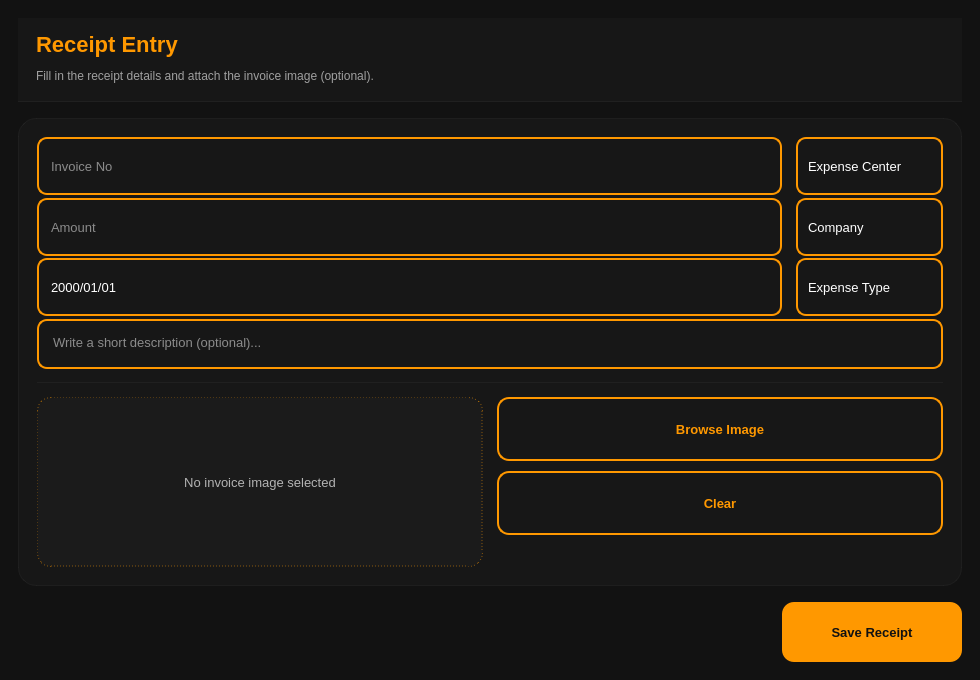
<?xml version="1.0" encoding="UTF-8"?>
<ui version="4.0">
 <class>Receipt_Entry</class>
 <widget class="QWidget" name="Receipt_Entry">
  <property name="windowModality">
   <enum>Qt::ApplicationModal</enum>
  </property>
  <property name="geometry">
   <rect>
    <x>0</x>
    <y>0</y>
    <width>980</width>
    <height>680</height>
   </rect>
  </property>
  <property name="minimumSize">
   <size>
    <width>900</width>
    <height>640</height>
   </size>
  </property>
  <property name="maximumSize">
   <size>
    <width>1920</width>
    <height>1080</height>
   </size>
  </property>
  <property name="windowTitle">
   <string>Receipt Entry</string>
  </property>
  <property name="styleSheet">
   <string notr="true">
/* =========================
   BASE
   ========================= */
QWidget {
    background-color: #121212;
    color: #EAEAEA;
    font-family: &quot;Segoe UI&quot;;
    font-size: 13px;
}
/* =========================
   HEADER
   ========================= */
QFrame#headerBar {
    background-color: #171717;
    border-bottom: 1px solid rgba(255,255,255,10);
}
QLabel {
    background-color: #171717;
}

QLabel#lblTitle {
    color: #FF9800;
    font-size: 22px;
    font-weight: 800;
}

QLabel#lblSubtitle {
    color: rgba(255,255,255,150);
    font-size: 12px;
}

/* =========================
   CARD
   ========================= */
QFrame#contentCard {
    background-color: #171717;
    border: 1px solid rgba(255,255,255,10);
    border-radius: 18px;
}

/* Divider */
QFrame#divider {
    background-color: rgba(255,255,255,10);
}

/* =========================
   LABELS
   ========================= */
QLabel.formLabel {
    color: rgba(255,255,255,200);
    font-weight: 600;
}

/* =========================
   INPUTS (consistent)
   ========================= */
QLineEdit, QComboBox, QDateEdit, QTextEdit {
    background-color: transparent;
    color: #FFFFFF;
    border: 1.5px solid #FF9800;
    border-radius: 10px;
    padding: 8px 10px;
}

QLineEdit, QComboBox, QDateEdit {
    min-height: 38px;
}

QTextEdit {
    padding: 10px;
}

QLineEdit:focus, QComboBox:focus, QDateEdit:focus, QTextEdit:focus {
    border: 2px solid #FFA726;
}

/* Combo dropdown */
QComboBox::drop-down {
    border: none;
    width: 28px;
}
QComboBox::down-arrow {
    width: 10px;
    height: 10px;
}

/* DateEdit arrow/popup */
QDateEdit::drop-down {
    border: none;
    width: 28px;
}

/* =========================
   ATTACHMENT PREVIEW
   ========================= */
QLabel#lblSelectPicture {
    border: 1px dashed rgba(255,152,0,120);
    border-radius: 14px;
    color: rgba(255,255,255,170);
    background-color: rgba(255,255,255,4);
}
/* =========================
   BUTTONS
   ========================= */
QPushButton {
    background-color: transparent;
    color: #FF9800;
    font-weight: bold;
    border: 2px solid #FF9800;
    border-radius: 12px;
    padding: 10px 14px;
    min-height: 40px;
}

QPushButton:hover {
    background-color: rgba(255, 152, 0, 25);
}

QPushButton:pressed {
    background-color: rgba(255, 152, 0, 60);
    color: black;
}

/* Primary action button */
QPushButton#btnSave {
    background-color: #FF9800;
    color: #111111;
    border: none;
    font-weight: 800;
}

QPushButton#btnSave:hover {
    background-color: #FFA726;
}

QPushButton#btnSave:pressed {
    background-color: #F57C00;
}

/* Secondary button (optional) */
QPushButton#btnCancel {
    border-color: rgba(255,255,255,22);
    color: rgba(255,255,255,200);
}
QPushButton#btnCancel:hover {
    background-color: rgba(255,255,255,6);
}

/* Disabled */
QPushButton:disabled {
    border-color: #555;
    color: #555;
}
   </string>
  </property>
  <layout class="QVBoxLayout" name="rootLayout">
   <property name="spacing">
    <number>16</number>
   </property>
   <property name="leftMargin">
    <number>18</number>
   </property>
   <property name="topMargin">
    <number>18</number>
   </property>
   <property name="rightMargin">
    <number>18</number>
   </property>
   <property name="bottomMargin">
    <number>18</number>
   </property>
   <item>
    <widget class="QFrame" name="headerBar">
     <property name="minimumSize">
      <size>
       <width>0</width>
       <height>84</height>
      </size>
     </property>
     <property name="frameShape">
      <enum>QFrame::NoFrame</enum>
     </property>
     <layout class="QVBoxLayout" name="headerLayout">
      <property name="spacing">
       <number>6</number>
      </property>
      <property name="leftMargin">
       <number>18</number>
      </property>
      <property name="topMargin">
       <number>14</number>
      </property>
      <property name="rightMargin">
       <number>18</number>
      </property>
      <property name="bottomMargin">
       <number>14</number>
      </property>
      <item>
       <widget class="QLabel" name="lblTitle">
        <property name="text">
         <string>Receipt Entry</string>
        </property>
       </widget>
      </item>
      <item>
       <widget class="QLabel" name="lblSubtitle">
        <property name="styleSheet">
         <string notr="true">QLabel {
    background-color: #171717;   /* orange */
}
</string>
        </property>
        <property name="text">
         <string>Fill in the receipt details and attach the invoice image (optional).</string>
        </property>
        <property name="wordWrap">
         <bool>true</bool>
        </property>
       </widget>
      </item>
     </layout>
    </widget>
   </item>
   <item>
    <widget class="QFrame" name="contentCard">
     <property name="maximumSize">
      <size>
       <width>16777215</width>
       <height>16777215</height>
      </size>
     </property>
     <property name="frameShape">
      <enum>QFrame::NoFrame</enum>
     </property>
     <layout class="QVBoxLayout" name="cardLayout">
      <property name="spacing">
       <number>14</number>
      </property>
      <property name="leftMargin">
       <number>18</number>
      </property>
      <property name="topMargin">
       <number>18</number>
      </property>
      <property name="rightMargin">
       <number>18</number>
      </property>
      <property name="bottomMargin">
       <number>18</number>
      </property>
      <item>
       <layout class="QGridLayout" name="formGrid">
        <property name="horizontalSpacing">
         <number>14</number>
        </property>
        <property name="verticalSpacing">
         <number>10</number>
        </property>
        <item row="2" column="0">
         <widget class="QLineEdit" name="leExpense">
          <property name="minimumSize">
           <size>
            <width>0</width>
            <height>58</height>
           </size>
          </property>
          <property name="placeholderText">
           <string>Amount</string>
          </property>
         </widget>
        </item>
        <item row="0" column="0">
         <widget class="QLineEdit" name="leInvoiceNumber">
          <property name="minimumSize">
           <size>
            <width>0</width>
            <height>58</height>
           </size>
          </property>
          <property name="placeholderText">
           <string>Invoice No</string>
          </property>
         </widget>
        </item>
        <item row="3" column="0">
         <widget class="QDateEdit" name="deDate">
          <property name="minimumSize">
           <size>
            <width>0</width>
            <height>58</height>
           </size>
          </property>
          <property name="styleSheet">
           <string notr="true">QDateEdit#deDate::drop-down { border-color: #FF9800; }
QDateEdit#deDate::drop-down:pressed { background-color: #F57C00; }
</string>
          </property>
          <property name="displayFormat">
           <string>yyyy/MM/dd</string>
          </property>
          <property name="calendarPopup">
           <bool>true</bool>
          </property>
         </widget>
        </item>
        <item row="2" column="1">
         <widget class="QComboBox" name="cbCompany">
          <property name="minimumSize">
           <size>
            <width>0</width>
            <height>58</height>
           </size>
          </property>
          <property name="placeholderText">
           <string>Company</string>
          </property>
          <item>
           <property name="text">
            <string>S</string>
           </property>
          </item>
          <item>
           <property name="text">
            <string>T</string>
           </property>
          </item>
         </widget>
        </item>
        <item row="0" column="1">
         <widget class="QComboBox" name="cbExpenseCenter">
          <property name="minimumSize">
           <size>
            <width>0</width>
            <height>58</height>
           </size>
          </property>
          <property name="maxVisibleItems">
           <number>6</number>
          </property>
          <property name="placeholderText">
           <string>Expense Center</string>
          </property>
          <item>
           <property name="text">
            <string>A</string>
           </property>
          </item>
          <item>
           <property name="text">
            <string>B</string>
           </property>
          </item>
          <item>
           <property name="text">
            <string>C</string>
           </property>
          </item>
         </widget>
        </item>
        <item row="7" column="0" colspan="2">
         <widget class="QTextEdit" name="teExplanation">
          <property name="minimumSize">
           <size>
            <width>0</width>
            <height>50</height>
           </size>
          </property>
          <property name="placeholderText">
           <string>Write a short description (optional)...</string>
          </property>
         </widget>
        </item>
        <item row="3" column="1">
         <widget class="QComboBox" name="cbExpenseType">
          <property name="minimumSize">
           <size>
            <width>0</width>
            <height>58</height>
           </size>
          </property>
          <property name="maxVisibleItems">
           <number>6</number>
          </property>
          <property name="placeholderText">
           <string>Expense Type</string>
          </property>
          <item>
           <property name="text">
            <string>A</string>
           </property>
          </item>
          <item>
           <property name="text">
            <string>B</string>
           </property>
          </item>
          <item>
           <property name="text">
            <string>C</string>
           </property>
          </item>
         </widget>
        </item>
       </layout>
      </item>
      <item>
       <widget class="QFrame" name="divider">
        <property name="minimumSize">
         <size>
          <width>0</width>
          <height>1</height>
         </size>
        </property>
        <property name="maximumSize">
         <size>
          <width>16777215</width>
          <height>1</height>
         </size>
        </property>
        <property name="frameShape">
         <enum>QFrame::NoFrame</enum>
        </property>
       </widget>
      </item>
      <item>
       <layout class="QHBoxLayout" name="attachRow">
        <property name="spacing">
         <number>14</number>
        </property>
        <item>
         <widget class="QLabel" name="lblSelectPicture">
          <property name="minimumSize">
           <size>
            <width>340</width>
            <height>170</height>
           </size>
          </property>
          <property name="text">
           <string>No invoice image selected</string>
          </property>
          <property name="scaledContents">
           <bool>true</bool>
          </property>
          <property name="alignment">
           <set>Qt::AlignCenter</set>
          </property>
         </widget>
        </item>
        <item>
         <layout class="QVBoxLayout" name="attachBtns">
          <property name="spacing">
           <number>10</number>
          </property>
          <item>
           <widget class="QPushButton" name="btnBrowse">
            <property name="minimumSize">
             <size>
              <width>160</width>
              <height>64</height>
             </size>
            </property>
            <property name="cursor">
             <cursorShape>PointingHandCursor</cursorShape>
            </property>
            <property name="text">
             <string>Browse Image</string>
            </property>
           </widget>
          </item>
          <item>
           <widget class="QPushButton" name="btnClear">
            <property name="minimumSize">
             <size>
              <width>160</width>
              <height>64</height>
             </size>
            </property>
            <property name="cursor">
             <cursorShape>PointingHandCursor</cursorShape>
            </property>
            <property name="text">
             <string>Clear</string>
            </property>
           </widget>
          </item>
          <item>
           <spacer name="spAttach">
            <property name="orientation">
             <enum>Qt::Vertical</enum>
            </property>
            <property name="sizeHint" stdset="0">
             <size>
              <width>20</width>
              <height>40</height>
             </size>
            </property>
           </spacer>
          </item>
         </layout>
        </item>
       </layout>
      </item>
     </layout>
    </widget>
   </item>
   <item>
    <layout class="QHBoxLayout" name="footerRow">
     <property name="spacing">
      <number>12</number>
     </property>
     <item>
      <spacer name="spFooterLeft">
       <property name="orientation">
        <enum>Qt::Horizontal</enum>
       </property>
       <property name="sizeHint" stdset="0">
        <size>
         <width>40</width>
         <height>20</height>
        </size>
       </property>
      </spacer>
     </item>
     <item>
      <widget class="QPushButton" name="btnSave">
       <property name="minimumSize">
        <size>
         <width>180</width>
         <height>60</height>
        </size>
       </property>
       <property name="cursor">
        <cursorShape>PointingHandCursor</cursorShape>
       </property>
       <property name="text">
        <string>Save Receipt</string>
       </property>
      </widget>
     </item>
    </layout>
   </item>
  </layout>
 </widget>
 <resources/>
 <connections/>
</ui>
